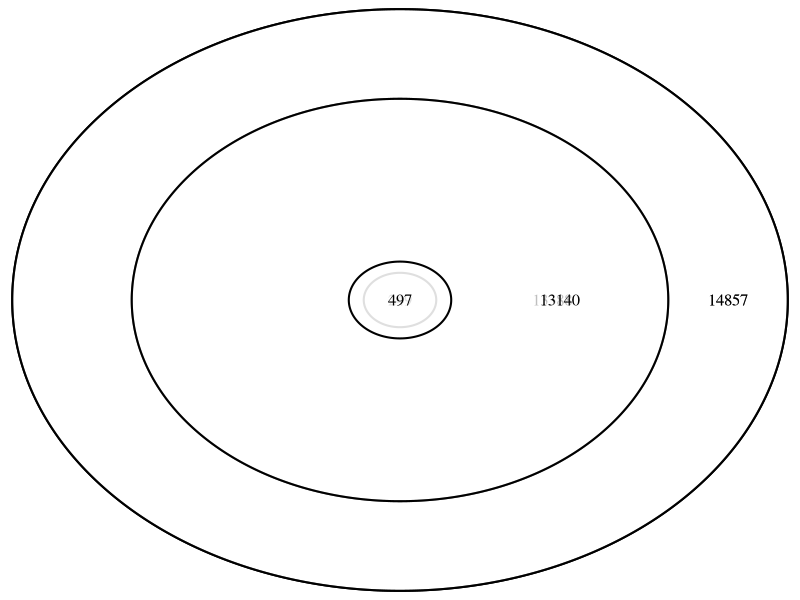
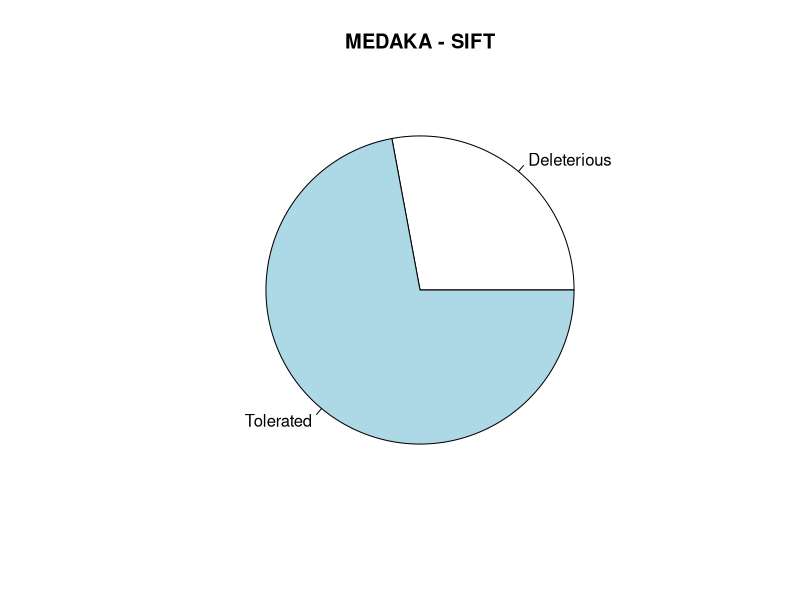
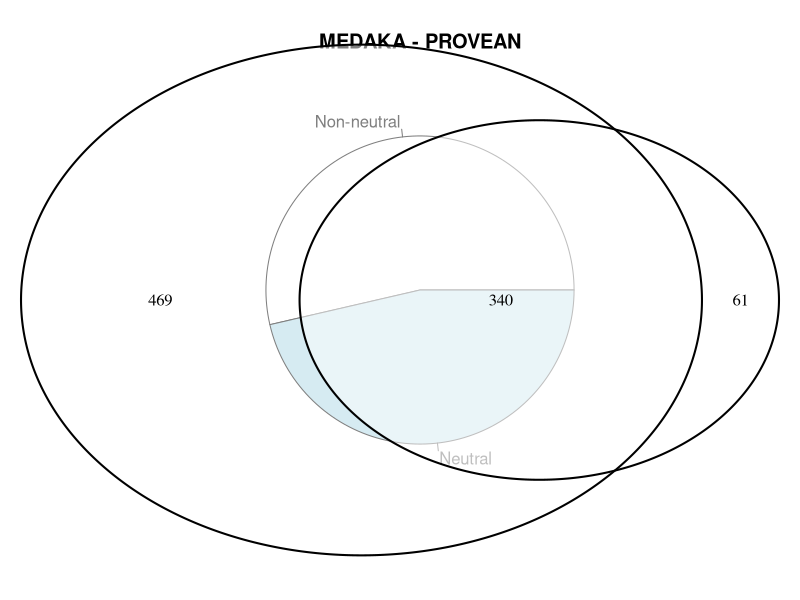

R code for these plots, in order:

# Venn diagram library
library("VennDiagram")

# All the numbers are derived manually from the results 

# -------------------------------------------- Fig 3B and S3A ------------------------------------------------------
# Pie chart for the gens under selection and total genes considered etc
draw.triple.venn(area1=28494,area2=13637,area3=249, n12=13637, n13=249, n23=249,n123=249) # for smaller aging list
draw.triple.venn(area1=28494,area2=13637,area3=497, n12=13637, n13=497, n23=497,n123=497) # for larger aging list

# --------------------------------------------- Fig S3B -------------------------------------------------------------
# Pie charts for phenotypic effect of sites under selection 
# SIFT
slices <- c(401,1035) # Numbers are from </Users/Param/Work/Fish_genome/Selection_PAML/snp_effect/SIFT_processing/MedakaComparison.xlsx> Good site [col-E] = Y, deleterious vs tolerated
lbls <- c("Deleterious", "Tolerated")
pie(slices, labels = lbls, main="MEDAKA - SIFT")

# PROVEAN
slices <- c(809,700) # Numbers are from </Users/Param/Work/Fish_genome/Selection_PAML/snp_effect/SIFT_processing/MedakaComparison.xlsx> Good site [col-E] = Y, not neutral vs neutral
lbls <- c("Non-neutral", "Neutral")
pie(slices, labels = lbls, main="MEDAKA - PROVEAN")

# Overlap between SIFT and PROVEAN
draw.pairwise.venn(area1=401, area2=809, cross.area=340)
